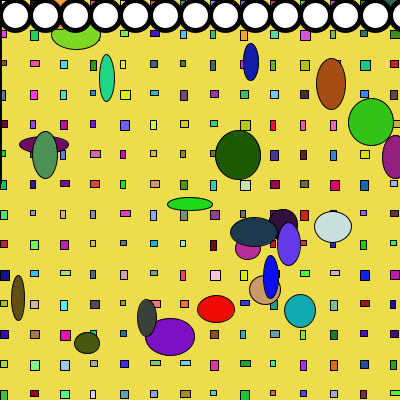
Frame 1 (no input)
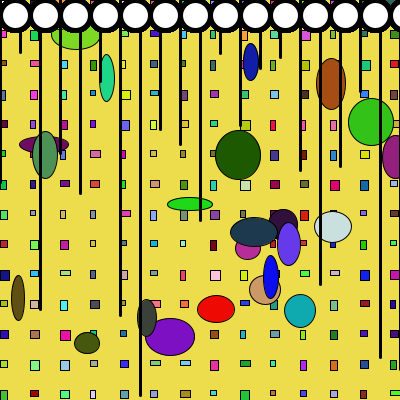
Frame 60 (the mouse pressed at the canvas centre just before this capture)
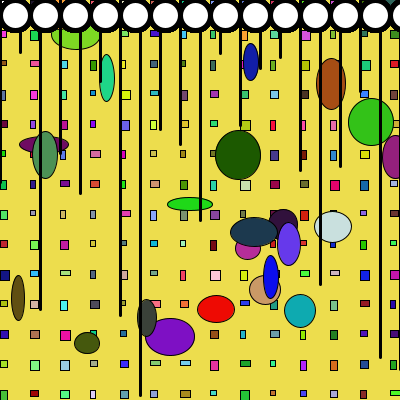
Frame 120 (the mouse held since frame 60 and released just before this capture)

The Processing sketch that drew these frames (run headless with seeded random() and noise(); from frame 60 on, the mouse is pressed at the canvas centre):

// Processing sketch: Loops_final_project
// ── Loops_final_project.pde
float x=0;
float y=0;
int width=400;
int height=400;


public void settings()
{
  size(width,height);
}

public void setup()
{
  background(237,221,77);
 drawGrid();
 drawEllipse();
}

public void draw()
{
 drawLines();
 drawCircles();
}

int row=0;
  int col=0;
public void drawGrid(){
  for(row=0; row<width; row+=30)
  {
  for(col=0; col<height; col+=30)
  {
  int w=(int)random(5,11);
  int h=(int)random(5,11);
  rect(row,col,w,h);
  fill(random(10,256),random(0,256),random(0,256));
  }
 }
}

public void drawEllipse()
{
 int e=0;
 for(e=0; e<25; e++)
 {
   int x=(int)random(0,400);
   int y=(int)random(0,400);
   ellipse(x,y,random(10,51),random(10,51)); 
   fill(random(10,256),random(0,256),random(0,256));
 }
}

public void drawLines()
{
  lineColor();
  float y1=random(50,height);
  line(x,y,x,y1);
  x=x+20;
  loop();
}
 
public void drawCircles()
{
 int x=0;
 int y=0;
 for(x=0;x<width;x+=30)
 {
   fill(255);
   strokeWeight(5);
   ellipseMode(CORNER);
   ellipse(x,y,30,30);
 }
}
 
public void lineColor()
{
 int r=(int)random(0,60);
  int g=(int)random(60,180);
  int b=(int)random(200,256);
  strokeWeight(3);
  fill(r,g,b);
}
  
  
    
    
